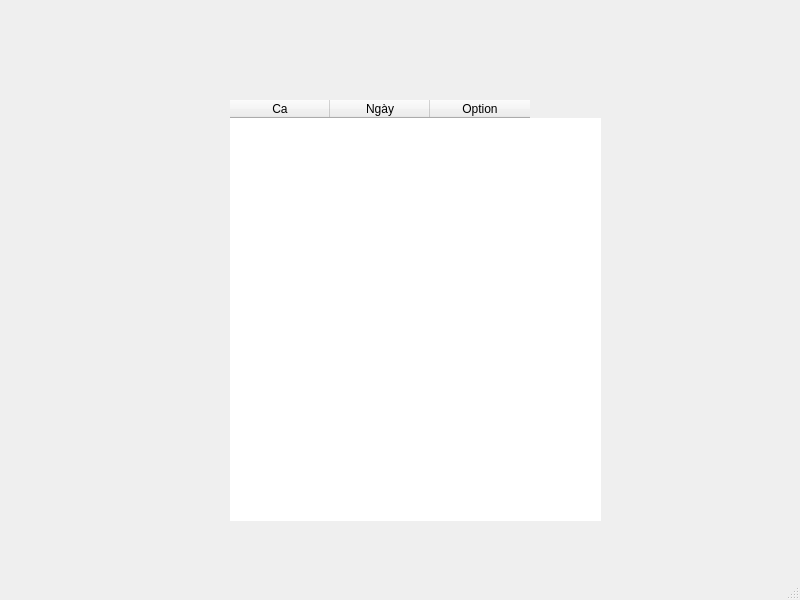
<?xml version="1.0" encoding="UTF-8"?>
<ui version="4.0">
 <class>MainWindow</class>
 <widget class="QMainWindow" name="MainWindow">
  <property name="geometry">
   <rect>
    <x>0</x>
    <y>0</y>
    <width>800</width>
    <height>600</height>
   </rect>
  </property>
  <property name="windowTitle">
   <string>MainWindow</string>
  </property>
  <widget class="QWidget" name="centralwidget">
   <widget class="QTableWidget" name="tableWidget">
    <property name="geometry">
     <rect>
      <x>230</x>
      <y>100</y>
      <width>371</width>
      <height>421</height>
     </rect>
    </property>
    <property name="styleSheet">
     <string notr="true">

border-width: 0px;
border-radius: 19px;
border-color: rgb(0, 0, 127);
border-style: solid;</string>
    </property>
    <column>
     <property name="text">
      <string>Ca</string>
     </property>
    </column>
    <column>
     <property name="text">
      <string>Ngày</string>
     </property>
    </column>
    <column>
     <property name="text">
      <string>Option</string>
     </property>
    </column>
   </widget>
  </widget>
  <widget class="QMenuBar" name="menubar">
   <property name="geometry">
    <rect>
     <x>0</x>
     <y>0</y>
     <width>800</width>
     <height>26</height>
    </rect>
   </property>
  </widget>
  <widget class="QStatusBar" name="statusbar"/>
 </widget>
 <resources/>
 <connections/>
</ui>
